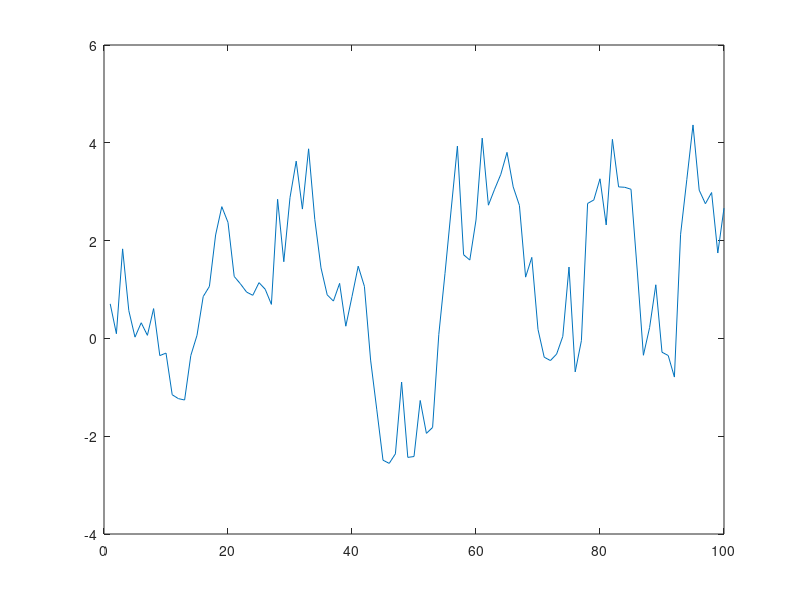

Write MATLAB code to recreate this figure.
phi = 1;         % Autoregressive parameter
sigma = 1;        % Standard deviation of white noise
num_samples = 100; % Number of samples

% Generate white noise
epsilon = sigma * randn(1, num_samples);

% Generate AR(1) process
X = filter(1, [1, -phi], epsilon);
plot(X)

%%
X(1) = epsilon(1);
for I = 2:100
    X(I) = X(I-1) + epsilon(I);
end
plot(X)